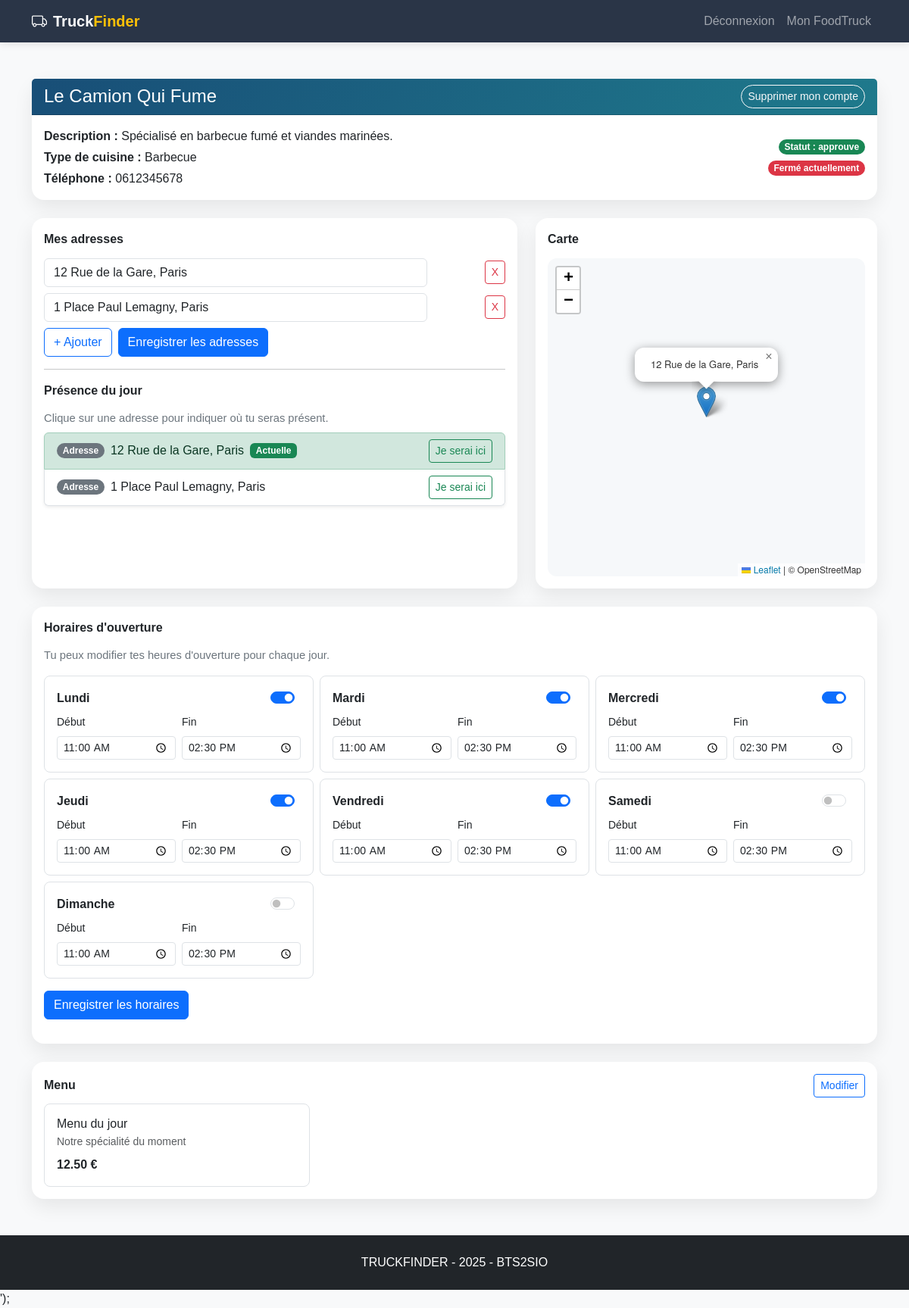
/views/index.php?action=foodtruck_dashboard (signed in), run on the app's committed database.
### tables this page shows
CREATE TABLE `foodtrucks` (
  `id_foodtruck` int NOT NULL AUTO_INCREMENT,
  `id_utilisateur` int NOT NULL,
  `nom_foodtruck` varchar(100) NOT NULL,
  `description` text,
  `type_cuisine` varchar(100) DEFAULT NULL,
  `adresse` varchar(255) DEFAULT NULL,
  `telephone` varchar(20) DEFAULT NULL,
  `logo` varchar(255) DEFAULT NULL,
  `menu` longtext,
  `horaires` longtext,
  `statut` enum('en_attente','approuve','rejete') NOT NULL DEFAULT 'en_attente',
  PRIMARY KEY (`id_foodtruck`),
  KEY `idx_foodtrucks_user` (`id_utilisateur`),
  CONSTRAINT `fk_foodtrucks_utilisateur`
    FOREIGN KEY (`id_utilisateur`) REFERENCES `utilisateurs` (`id_utilisateur`)
    ON DELETE CASCADE ON UPDATE CASCADE
);

CREATE TABLE `foodtruck_adresses` (
  `id_adresse` int NOT NULL AUTO_INCREMENT,
  `id_foodtruck` int NOT NULL,
  `adresse` varchar(255) NOT NULL,
  `latitude` decimal(10,7) DEFAULT NULL,
  `longitude` decimal(10,7) DEFAULT NULL,
  `est_present` tinyint(1) NOT NULL DEFAULT 0,
  `created_at` datetime NOT NULL DEFAULT CURRENT_TIMESTAMP,
  `updated_at` datetime NOT NULL DEFAULT CURRENT_TIMESTAMP ON UPDATE CURRENT_TIMESTAMP,
  PRIMARY KEY (`id_adresse`),
  KEY `idx_foodtruck_adresses_foodtruck` (`id_foodtruck`),
  CONSTRAINT `fk_adresse_foodtruck`
    FOREIGN KEY (`id_foodtruck`) REFERENCES `foodtrucks` (`id_foodtruck`)
    ON DELETE CASCADE ON UPDATE CASCADE
);

### controllers/UtilisateurController.php (called while the page is built, shortened)
<?php
require_once '../models/Foodtruck.php';
class UtilisateurController {
    private $foodtruck;
    public function __construct($pdo) {
        $this->foodtruck = new FoodTruck($pdo);
    }
    public function dashboard() {
        $foodtruckData = $this->getFoodtruckActuelOuRedirect();
        $adresses = $this->foodtruck->getAdresses((int)$foodtruckData['id_foodtruck']);
        $horaires = $this->getHorairesParDefaut();
        if (!empty($foodtruckData['horaires'])) {
            $decodedHoraires = json_decode($foodtruckData['horaires'], true);
            if (json_last_error() === JSON_ERROR_NONE && is_array($decodedHoraires)) {
                foreach ($horaires as $jour => $valeur) {
                    $horaires[$jour]['ouvert'] = !empty($decodedHoraires[$jour]['ouvert']);
                    $horaires[$jour]['debut'] = $decodedHoraires[$jour]['debut'] ?? $valeur['debut'];
                    $horaires[$jour]['fin'] = $decodedHoraires[$jour]['fin'] ?? $valeur['fin'];
                }
            }
        }
        include '../views/foodtruck.php';
    }
    private function getFoodtruckActuelOuRedirect() {
        $foodtruckData = $this->foodtruck->getFoodtruckByUserId((int)$_SESSION['id_utilisateur']);
        return $foodtruckData;
    }
    private function getHorairesParDefaut() {
        return [
            'lundi' => ['ouvert' => true, 'debut' => '11:00', 'fin' => '14:30'],
            'mardi' => ['ouvert' => true, 'debut' => '11:00', 'fin' => '14:30'],
            'mercredi' => ['ouvert' => true, 'debut' => '11:00', 'fin' => '14:30'],
            'jeudi' => ['ouvert' => true, 'debut' => '11:00', 'fin' => '14:30'],
            'vendredi' => ['ouvert' => true, 'debut' => '11:00', 'fin' => '14:30'],
            'samedi' => ['ouvert' => false, 'debut' => '11:00', 'fin' => '14:30'],
            'dimanche' => ['ouvert' => false, 'debut' => '11:00', 'fin' => '14:30'],
        ];
    }
}
?>

### models/Foodtruck.php (called while the page is built, shortened)
<?php
class FoodTruck {
    private $pdo;
    public function __construct($pdo) {
        $this->pdo = $pdo;
    }
    public function getFoodtruckByUserId($userId) {
        $stmt = $this->pdo->prepare("SELECT * FROM foodtrucks WHERE id_utilisateur = :id_utilisateur LIMIT 1");
        $stmt->bindParam(':id_utilisateur', $userId, PDO::PARAM_INT);
        $stmt->execute();
        return $stmt->fetch(PDO::FETCH_ASSOC);
    }
    public function getAdresses($foodtruckId) {
        $stmt = $this->pdo->prepare("
            SELECT id_adresse, adresse, latitude, longitude, est_present
            FROM foodtruck_adresses
            WHERE id_foodtruck = :id_foodtruck
            ORDER BY id_adresse ASC
        ");
        $stmt->bindParam(':id_foodtruck', $foodtruckId, PDO::PARAM_INT);
        $stmt->execute();
        return $stmt->fetchAll(PDO::FETCH_ASSOC);
    }
}
?>

### views/foodtruck.php (the view, shortened to what this page needs)
<?php
$menu = [];
if (!empty($foodtruckData['menu'])) {
    $decodedMenu = json_decode($foodtruckData['menu'], true);
    if (json_last_error() === JSON_ERROR_NONE && is_array($decodedMenu)) {
        $menu = $decodedMenu;
    }
}
$adresses = $adresses ?? [];
$joursIndex = ['dimanche', 'lundi', 'mardi', 'mercredi', 'jeudi', 'vendredi', 'samedi'];
$jourActuel = $joursIndex[(int)date('w')];
$heureActuelle = date('H:i');
$etatOuverture = ['ouvert' => false, 'message' => 'Fermé'];
if (isset($horaires[$jourActuel])) {
    $h = $horaires[$jourActuel];
    $debut = $h['debut'] ?? '00:00';
    $fin = $h['fin'] ?? '00:00';
    $ouvertJour = !empty($h['ouvert']);
    $ouvertMaintenant = $ouvertJour && $heureActuelle >= $debut && $heureActuelle <= $fin;
    $etatOuverture = [
        'ouvert' => $ouvertMaintenant,
        'message' => $ouvertMaintenant
            ? 'Ouvert maintenant (' . $debut . ' - ' . $fin . ')'
            : 'Fermé actuellement'
    ];
}
?>
<div class="row g-4">
    <div class="col-12">
        <div class="card tf-card">
            <div class="card-header tf-head d-flex justify-content-between align-items-center">
                <h4 class="mb-0"><?= htmlspecialchars($foodtruckData['nom_foodtruck'] ?? 'Mon FoodTruck') ?></h4>
                <div class="d-flex gap-2">
                    <form method="post" action="index.php?action=delete_account" class="m-0" onsubmit="return confirm('Confirmer la suppression de votre compte ? Cette action est définitive.');">
                        <button type="submit" class="btn btn-outline-light btn-sm tf-pill">Supprimer mon compte</button>
                    </form>
                </div>
            </div>
            <div class="card-body">
                <div class="row g-3 align-items-center">
                    <div class="col-md-8">
                        <p class="mb-1"><strong>Description :</strong> <?= htmlspecialchars($foodtruckData['description'] ?? '') ?></p>
                        <p class="mb-1"><strong>Type de cuisine :</strong> <?= htmlspecialchars($foodtruckData['type_cuisine'] ?? '') ?></p>
                        <p class="mb-0"><strong>Téléphone :</strong> <?= htmlspecialchars($foodtruckData['telephone'] ?? '') ?></p>
                    </div>
                    <div class="col-md-4 text-md-end">
                        <span class="badge tf-pill <?= ($foodtruckData['statut'] ?? '') === 'approuve' ? 'bg-success' : 'bg-warning text-dark' ?>">
                            Statut : <?= htmlspecialchars($foodtruckData['statut'] ?? 'en_attente') ?>
                        </span>
                        <div class="mt-2">
                            <span class="badge tf-pill <?= $etatOuverture['ouvert'] ? 'bg-success' : 'bg-danger' ?>">
                                <?= htmlspecialchars($etatOuverture['message']) ?>
                            </span>
                        </div>
                    </div>
                </div>
            </div>
        </div>
    </div>
    <div class="col-lg-7">
        <div class="card tf-card h-100">
            <div class="card-body">
                <div class="tf-section-title">Mes adresses</div>
                <form method="post" action="index.php?action=save_adresses">
                    <div id="adresses-container">
                        <?php foreach ($adresses as $index => $adresse): ?>
                            <div class="row g-2 mb-2 adresse-row align-items-center">
                                <div class="col-md-10">
                                    <input type="text" class="form-control" name="adresses[<?= $index ?>]" value="<?= htmlspecialchars($adresse['adresse'] ?? '') ?>" required>
                                </div>
                                <div class="col-md-2 text-end">
                                    <button type="button" class="btn btn-outline-danger btn-sm remove-adresse">X</button>
                                </div>
                            </div>
                        <?php endforeach; ?>
                    </div>
                    <div class="d-flex gap-2 mt-2">
                        <button type="button" id="add-adresse" class="btn btn-outline-primary">+ Ajouter</button>
                        <button type="submit" class="btn btn-primary">Enregistrer les adresses</button>
                    </div>
                </form>
                <hr>
                <div class="tf-section-title">Présence du jour</div>
                <p class="tf-subtle mb-2">Clique sur une adresse pour indiquer où tu seras présent.</p>
                <div class="list-group shadow-sm">
                    <?php if (empty($adresses)): ?>
                        <div class="list-group-item">Aucune adresse enregistrée.</div>
                    <?php else: ?>
                        <?php foreach ($adresses as $adresse): ?>
                            <div class="list-group-item d-flex justify-content-between align-items-center <?= !empty($adresse['est_present']) ? 'list-group-item-success' : '' ?>">
                                <div class="d-flex align-items-center gap-2">
                                    <span class="badge rounded-pill text-bg-secondary">Adresse</span>
                                    <span><?= htmlspecialchars($adresse['adresse'] ?? '') ?></span>
                                    <?php if (!empty($adresse['est_present'])): ?>
                                        <span class="badge bg-success">Actuelle</span>
                                    <?php endif; ?>
                                </div>
                                <?php if (!empty($adresse['id_adresse'])): ?>
                                    <form method="post" action="index.php?action=set_presence_adresse" class="m-0">
                                        <button type="submit" class="btn btn-sm btn-outline-success">Je serai ici</button>
                                    </form>
                                <?php endif; ?>
                            </div>
                        <?php endforeach; ?>
                    <?php endif; ?>
                </div>
            </div>
        </div>
    </div>
    <div class="col-lg-5">
        <div class="card tf-card h-100">
            <div class="card-body">
                <div class="tf-section-title">Carte</div>
                <div id="map"></div>
            </div>
        </div>
    </div>
    <div class="col-12">
        <div class="card tf-card mb-4">
            <div class="card-body">
                <div class="tf-section-title">Horaires d'ouverture</div>
                <p class="tf-subtle">Tu peux modifier tes heures d'ouverture pour chaque jour.</p>
                <form method="post" action="index.php?action=save_horaires">
                    <div class="row g-2">
                        <?php foreach (($horaires ?? []) as $jour => $h): ?>
                            <div class="col-md-6 col-lg-4">
                                <div class="border rounded-3 p-3 h-100">
                                    <div class="d-flex justify-content-between align-items-center mb-2">
                                        <strong><?= htmlspecialchars(ucfirst($jour)) ?></strong>
                                        <div class="form-check form-switch">
                                            <input class="form-check-input" type="checkbox" name="horaires[<?= $jour ?>][ouvert]" value="1" <?= !empty($h['ouvert']) ? 'checked' : '' ?>>
                                        </div>
                                    </div>
                                    <div class="row g-2">
                                        <div class="col-6">
                                            <label class="form-label small">Début</label>
                                            <input type="time" class="form-control form-control-sm" name="horaires[<?= $jour ?>][debut]" value="<?= htmlspecialchars($h['debut'] ?? '11:00') ?>">
                                        </div>
                                        <div class="col-6">
                                            <label class="form-label small">Fin</label>
                                            <input type="time" class="form-control form-control-sm" name="horaires[<?= $jour ?>][fin]" value="<?= htmlspecialchars($h['fin'] ?? '14:30') ?>">
                                        </div>
                                    </div>
                                </div>
                            </div>
                        <?php endforeach; ?>
                    </div>
                    <div class="mt-3">
                        <button type="submit" class="btn btn-primary">Enregistrer les horaires</button>
                    </div>
                </form>
            </div>
        </div>
        <div class="card tf-card">
            <div class="card-body">
                <div class="d-flex justify-content-between align-items-center mb-2">
                    <div class="tf-section-title mb-0">Menu</div>
                    <a href="index.php?action=edit_menu" class="btn btn-outline-primary btn-sm">Modifier</a>
                </div>
                <?php if (empty($menu)): ?>
                    <p class="text-muted mb-0">Aucun plat pour le moment.</p>
                <?php else: ?>
                    <div class="row g-3">
                        <?php foreach ($menu as $plat): ?>
                            <div class="col-md-4">
                                <div class="border rounded-3 p-3 h-100">
                                    <h6 class="mb-1"><?= htmlspecialchars($plat['nom'] ?? '') ?></h6>
                                    <p class="small text-muted mb-2"><?= htmlspecialchars($plat['description'] ?? '') ?></p>
                                    <strong><?= number_format((float)($plat['prix'] ?? 0), 2) ?> €</strong>
                                </div>
                            </div>
                        <?php endforeach; ?>
                    </div>
                <?php endif; ?>
            </div>
        </div>
    </div>
</div>

### views/index.php (shortened to what this page needs)
<?php
require_once '../config/database.php';
require_once '../controllers/UtilisateurController.php';
$controller = new UtilisateurController($pdo);
$action = $_GET['action'] ?? 'home';
$content = '';
$navigation = '';
$title = 'TruckFinder';
$alert_html = '';
if (isset($_SESSION['role'])) {
    $navigation = '<li class="nav-item"><a class="nav-link" href="index.php?action=deconnexion">Déconnexion</a></li>';
    if ($_SESSION['role'] === 'admin') {
        $navigation .= '<li class="nav-item"><a class="nav-link" href="index.php?action=admin_demandes">Admin</a></li>';
    } else {
        $navigation .= '<li class="nav-item"><a class="nav-link" href="index.php?action=foodtruck_dashboard">Mon FoodTruck</a></li>';
    }
} else {
    $navigation = '<li class="nav-item"><a class="nav-link" href="index.php?action=login">Connexion</a></li>
                   <li class="nav-item"><a class="nav-link" href="index.php?action=register">S\'inscrire</a></li>';
}
switch ($action) {
    case 'foodtruck_dashboard':
        $title = 'Mon FoodTruck';
        $controller->dashboard();
        $content = ob_get_clean();
        break;
}
$layout = file_get_contents('../views/layout.php');
$layout = str_replace('{TITLE}', $title, $layout);
$layout = str_replace('', $navigation, $layout);
$layout = str_replace('', $alert_html, $layout);
$layout = str_replace('', $content, $layout);
echo $layout;
?>

### views/foodtruck.php (style rules this page uses)
.tf-card { border: 0; border-radius: 16px; box-shadow: 0 10px 26px rgba(0, 0, 0, .08); }
.tf-head { background: linear-gradient(120deg, #184e77, #1f7a8c); color: #fff; border-radius: 16px 16px 0 0; }
.tf-pill { border-radius: 999px; }
.tf-subtle { color: #6c757d; font-size: .92rem; }
.tf-section-title { font-weight: 700; margin-bottom: .8rem; }
#map { height: 420px; width: 100%; border-radius: 12px; overflow: hidden; position: relative; }
.leaflet-container { height: 100%; width: 100%; overflow: hidden; background: #f6f8fa; }

### data on the page
foodtrucks: nom_foodtruck "Le Camion Qui Fume", description "Spécialisé en barbecue fumé et viandes marinées.", type_cuisine "Barbecue", telephone "0612345678", statut "approuve"
foodtruck_adresses: adresse "12 Rue de la Gare, Paris", est_present "Actuelle"
foodtruck_adresses: adresse "1 Place Paul Lemagny, Paris"

### other printed values
$etatOuverture['message'] "Fermé actuellement"
$jour "Lundi"
$jour "Mardi"
$jour "Mercredi"
$jour "Jeudi"
$jour "Vendredi"
$jour "Samedi"
$jour "Dimanche"
$plat['nom'] "Menu du jour"
$plat['description'] "Notre spécialité du moment"
$plat['prix'] "12.50"
